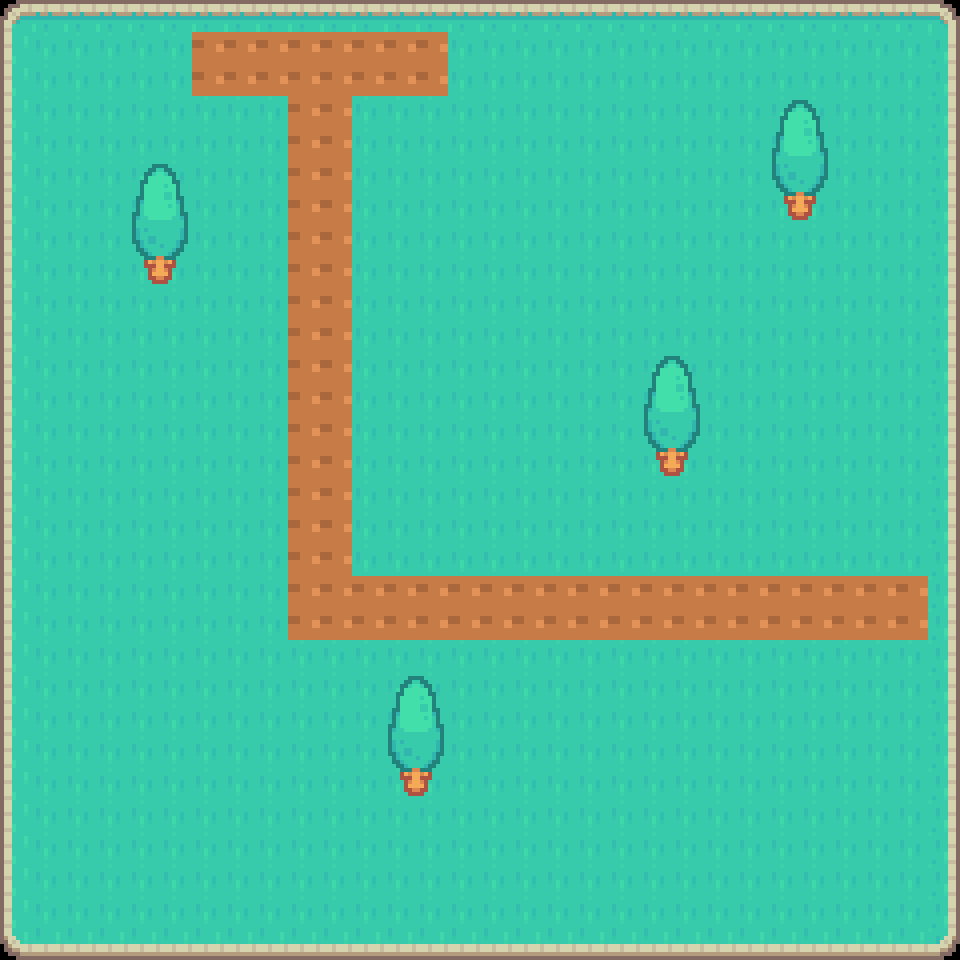

The image is a tile-based game level rendered from a .tmx file. Its description and complete source (layers, tilesets, objects, tile grids) follow:
An orthogonal 30x30 tile map with 32x32 px tiles, 2 tile layers (Tile Layer 1, tree).

<map version="1.9" tiledversion="1.9.2" orientation="orthogonal" renderorder="right-down" width="30" height="30" tilewidth="32" tileheight="32" infinite="0" nextlayerid="3" nextobjectid="1">
 <tileset firstgid="1" source="tileset.tsx" />
 <layer id="1" name="Tile Layer 1" width="30" height="30">
  <data encoding="csv">
1,2,2,2,2,2,2,2,2,2,2,2,2,2,2,2,2,2,2,2,2,2,2,2,2,2,2,2,2,6,
19,77,77,77,77,77,77,77,77,77,77,77,77,77,77,77,77,77,77,77,77,77,77,77,77,77,77,77,77,60,
19,77,77,77,77,77,77,77,77,77,77,77,77,77,77,77,77,77,77,77,77,77,77,77,77,77,77,77,77,60,
19,77,77,77,77,77,77,77,77,77,77,77,77,77,77,77,77,77,77,77,77,77,77,77,77,77,77,77,77,60,
19,77,77,77,77,77,77,77,77,77,77,77,77,77,77,77,77,77,77,77,77,77,77,77,77,77,77,77,77,60,
19,77,77,77,77,77,77,77,77,77,77,77,77,77,77,77,77,77,77,77,77,77,77,77,77,77,77,77,77,60,
19,77,77,77,77,77,77,77,77,77,77,77,77,77,77,77,77,77,77,77,77,77,77,77,77,77,77,77,77,60,
19,77,77,77,77,77,77,77,77,77,77,77,77,77,77,77,77,77,77,77,77,77,77,77,77,77,77,77,77,60,
19,77,77,77,77,77,77,77,77,77,77,77,77,77,77,77,77,77,77,77,77,77,77,77,77,77,77,77,77,60,
19,77,77,77,77,77,77,77,77,77,77,77,77,77,77,77,77,77,77,77,77,77,77,77,77,77,77,77,77,60,
19,77,77,77,77,77,77,77,77,77,77,77,77,77,77,77,77,77,77,77,77,77,77,77,77,77,77,77,77,60,
19,77,77,77,77,77,77,77,77,77,77,77,77,77,77,77,77,77,77,77,77,77,77,77,77,77,77,77,77,60,
19,77,77,77,77,77,77,77,77,77,77,77,77,77,77,77,77,77,77,77,77,77,77,77,77,77,77,77,77,60,
19,77,77,77,77,77,77,77,77,77,77,77,77,77,77,77,77,77,77,77,77,77,77,77,77,77,77,77,77,60,
19,77,77,77,77,77,77,77,77,77,77,77,77,77,77,77,77,77,77,77,77,77,77,77,77,77,77,77,77,60,
19,77,77,77,77,77,77,77,77,77,77,77,77,77,77,77,77,77,77,77,77,77,77,77,77,77,77,77,77,60,
19,77,77,77,77,77,77,77,77,77,77,77,77,77,77,77,77,77,77,77,77,77,77,77,77,77,77,77,77,60,
19,77,77,77,77,77,77,77,77,77,77,77,77,77,77,77,77,77,77,77,77,77,77,77,77,77,77,77,77,60,
19,77,77,77,77,77,77,77,77,77,77,77,77,77,77,77,77,77,77,77,77,77,77,77,77,77,77,77,77,60,
19,77,77,77,77,77,77,77,77,77,77,77,77,77,77,77,77,77,77,77,77,77,77,77,77,77,77,77,77,60,
19,77,77,77,77,77,77,77,77,77,77,77,77,77,77,77,77,77,77,77,77,77,77,77,77,77,77,77,77,60,
19,77,77,77,77,77,77,77,77,77,77,77,77,77,77,77,77,77,77,77,77,77,77,77,77,77,77,77,77,60,
19,77,77,77,77,77,77,77,77,77,77,77,77,77,77,77,77,77,77,77,77,77,77,77,77,77,77,77,77,60,
19,77,77,77,77,77,77,77,77,77,77,77,77,77,77,77,77,77,77,77,77,77,77,77,77,77,77,77,77,60,
19,77,77,77,77,77,77,77,77,77,77,77,77,77,77,77,77,77,77,77,77,77,77,77,77,77,77,77,77,60,
19,77,77,77,77,77,77,77,77,77,77,77,77,77,77,77,77,77,77,77,77,77,77,77,77,77,77,77,77,60,
19,77,77,77,77,77,77,77,77,77,77,77,77,77,77,77,77,77,77,77,77,77,77,77,77,77,77,77,77,60,
19,77,77,77,77,77,77,77,77,77,77,77,77,77,77,77,77,77,77,77,77,77,77,77,77,77,77,77,77,60,
19,77,77,77,77,77,77,77,77,77,77,77,77,77,77,77,77,77,77,77,77,77,77,77,77,77,77,77,77,60,
91,95,95,95,95,95,95,95,95,95,95,95,95,95,95,95,95,95,95,95,95,95,95,95,95,95,95,95,95,96
</data>
 </layer>
 <layer id="2" name="tree" width="30" height="30">
  <data encoding="csv">
0,0,0,0,0,0,0,0,0,0,0,0,0,0,0,0,0,0,0,0,0,0,0,0,0,0,0,0,0,0,
0,0,0,0,0,0,129,129,129,129,129,129,129,129,0,0,0,0,0,0,0,0,0,0,0,0,0,0,0,0,
0,0,0,0,0,0,129,129,129,129,129,129,129,129,0,0,0,0,0,0,0,0,0,0,0,0,0,0,0,0,
0,0,0,0,0,0,0,0,0,129,129,0,0,0,0,0,0,0,0,0,0,0,0,0,115,116,0,0,0,0,
0,0,0,0,0,0,0,0,0,129,129,0,0,0,0,0,0,0,0,0,0,0,0,0,133,134,0,0,0,0,
0,0,0,0,115,116,0,0,0,129,129,0,0,0,0,0,0,0,0,0,0,0,0,0,151,152,0,0,0,0,
0,0,0,0,133,134,0,0,0,129,129,0,0,0,0,0,0,0,0,0,0,0,0,0,169,170,0,0,0,0,
0,0,0,0,151,152,0,0,0,129,129,0,0,0,0,0,0,0,0,0,0,0,0,0,0,0,0,0,0,0,
0,0,0,0,169,170,0,0,0,129,129,0,0,0,0,0,0,0,0,0,0,0,0,0,0,0,0,0,0,0,
0,0,0,0,0,0,0,0,0,129,129,0,0,0,0,0,0,0,0,0,0,0,0,0,0,0,0,0,0,0,
0,0,0,0,0,0,0,0,0,129,129,0,0,0,0,0,0,0,0,0,0,0,0,0,0,0,0,0,0,0,
0,0,0,0,0,0,0,0,0,129,129,0,0,0,0,0,0,0,0,0,115,116,0,0,0,0,0,0,0,0,
0,0,0,0,0,0,0,0,0,129,129,0,0,0,0,0,0,0,0,0,133,134,0,0,0,0,0,0,0,0,
0,0,0,0,0,0,0,0,0,129,129,0,0,0,0,0,0,0,0,0,151,152,0,0,0,0,0,0,0,0,
0,0,0,0,0,0,0,0,0,129,129,0,0,0,0,0,0,0,0,0,169,170,0,0,0,0,0,0,0,0,
0,0,0,0,0,0,0,0,0,129,129,0,0,0,0,0,0,0,0,0,0,0,0,0,0,0,0,0,0,0,
0,0,0,0,0,0,0,0,0,129,129,0,0,0,0,0,0,0,0,0,0,0,0,0,0,0,0,0,0,0,
0,0,0,0,0,0,0,0,0,129,129,0,0,0,0,0,0,0,0,0,0,0,0,0,0,0,0,0,0,0,
0,0,0,0,0,0,0,0,0,129,129,129,129,129,129,129,129,129,129,129,129,129,129,129,129,129,129,129,129,0,
0,0,0,0,0,0,0,0,0,129,129,129,129,129,129,129,129,129,129,129,129,129,129,129,129,129,129,129,129,0,
0,0,0,0,0,0,0,0,0,0,0,0,0,0,0,0,0,0,0,0,0,0,0,0,0,0,0,0,0,0,
0,0,0,0,0,0,0,0,0,0,0,0,115,116,0,0,0,0,0,0,0,0,0,0,0,0,0,0,0,0,
0,0,0,0,0,0,0,0,0,0,0,0,133,134,0,0,0,0,0,0,0,0,0,0,0,0,0,0,0,0,
0,0,0,0,0,0,0,0,0,0,0,0,151,152,0,0,0,0,0,0,0,0,0,0,0,0,0,0,0,0,
0,0,0,0,0,0,0,0,0,0,0,0,169,170,0,0,0,0,0,0,0,0,0,0,0,0,0,0,0,0,
0,0,0,0,0,0,0,0,0,0,0,0,0,0,0,0,0,0,0,0,0,0,0,0,0,0,0,0,0,0,
0,0,0,0,0,0,0,0,0,0,0,0,0,0,0,0,0,0,0,0,0,0,0,0,0,0,0,0,0,0,
0,0,0,0,0,0,0,0,0,0,0,0,0,0,0,0,0,0,0,0,0,0,0,0,0,0,0,0,0,0,
0,0,0,0,0,0,0,0,0,0,0,0,0,0,0,0,0,0,0,0,0,0,0,0,0,0,0,0,0,0,
0,0,0,0,0,0,0,0,0,0,0,0,0,0,0,0,0,0,0,0,0,0,0,0,0,0,0,0,0,0
</data>
 </layer>
</map>
